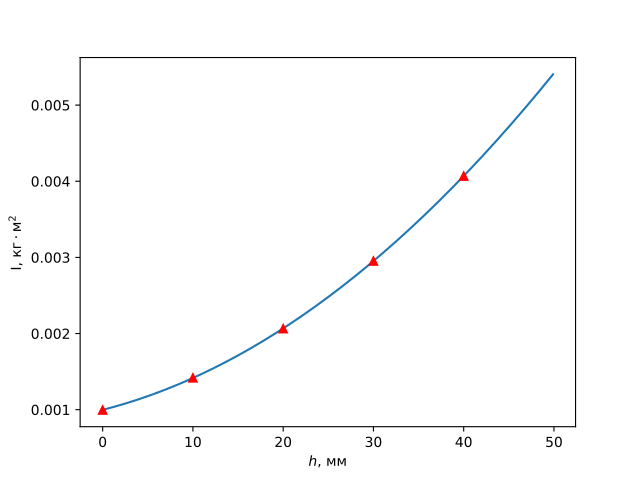

Generate this figure with Python:
import matplotlib.pyplot as plt
import numpy as np
import pandas as pd

data = pd.read_csv("data2.csv", sep=' ', decimal=',')
print(data)

def covar(x, y):
    return np.mean(x*y)-np.mean(x)*np.mean(y)

def least_squares(x, y):
    k = covar(x, y)/covar(x, x)
    b = np.mean(y)-k*np.mean(x)
    err = np.sqrt(1/(np.size(x)-2)*(covar(y,y)/covar(x,x)-k**2))
    return k, b, err


h = data['h']
I = data['I']

h = h/1000
#h2 = h*h

#k, b, err = least_squares(h2, I)
#print("k:", k, "b:", b, "err:", err)
#plt.axis((0, 8000, 0, 0.0105))
#h2 = h2*1e6

plt.ylabel("I, $\\text{кг}\\cdot\\text{м}^2$")
plt.xlabel("$h$, мм")

plt.errorbar(h*1000, I, 0, 0, fmt="r^")

line = np.poly1d(np.polyfit(h, data['I'], 2))
print(line)

#plt.legend()

n_arr = np.arange(0, 0.05, 0.0001)
ln = line(n_arr)
plt.plot(n_arr*1000, ln, color="tab:blue")

plt.show()
